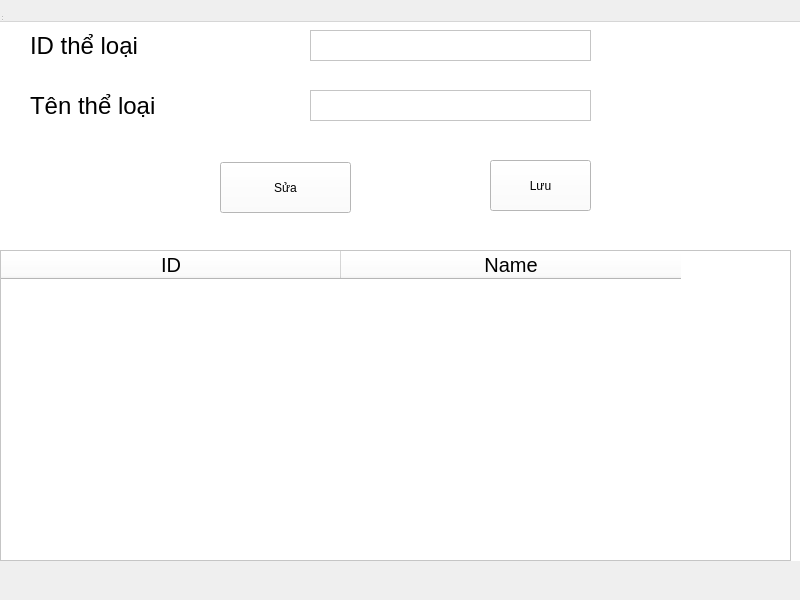
<?xml version="1.0" encoding="UTF-8"?>
<ui version="4.0">
 <class>MainWindow</class>
 <widget class="QWidget" name="Form">
  <property name="windowModality">
   <enum>Qt::NonModal</enum>
  </property>
  <property name="geometry">
   <rect>
    <x>0</x>
    <y>0</y>
    <width>800</width>
    <height>600</height>
   </rect>
  </property>
  <property name="windowTitle">
   <string>MainWindow</string>
  </property>
  <widget class="QWidget" name="centralwidget">
   <widget class="QWidget" name="categoryWidget" native="true">
    <property name="geometry">
     <rect>
      <x>0</x>
      <y>0</y>
      <width>801</width>
      <height>561</height>
     </rect>
    </property>
    <property name="sizePolicy">
     <sizepolicy hsizetype="Expanding" vsizetype="Expanding">
      <horstretch>0</horstretch>
      <verstretch>0</verstretch>
     </sizepolicy>
    </property>
    <property name="minimumSize">
     <size>
      <width>801</width>
      <height>331</height>
     </size>
    </property>
    <property name="maximumSize">
     <size>
      <width>801</width>
      <height>801</height>
     </size>
    </property>
    <property name="styleSheet">
     <string notr="true">background-color: white</string>
    </property>
    <widget class="QPlainTextEdit" name="categoryIdTxt">
     <property name="geometry">
      <rect>
       <x>310</x>
       <y>30</y>
       <width>281</width>
       <height>31</height>
      </rect>
     </property>
    </widget>
    <widget class="QPlainTextEdit" name="categoryNameTxt">
     <property name="geometry">
      <rect>
       <x>310</x>
       <y>90</y>
       <width>281</width>
       <height>31</height>
      </rect>
     </property>
    </widget>
    <widget class="QPushButton" name="updateBtn">
     <property name="geometry">
      <rect>
       <x>220</x>
       <y>162</y>
       <width>131</width>
       <height>51</height>
      </rect>
     </property>
     <property name="cursor">
      <cursorShape>PointingHandCursor</cursorShape>
     </property>
     <property name="text">
      <string>Sửa</string>
     </property>
    </widget>
    <widget class="QPushButton" name="saveBtn">
     <property name="geometry">
      <rect>
       <x>490</x>
       <y>160</y>
       <width>101</width>
       <height>51</height>
      </rect>
     </property>
     <property name="cursor">
      <cursorShape>PointingHandCursor</cursorShape>
     </property>
     <property name="text">
      <string>Lưu</string>
     </property>
    </widget>
    <widget class="QLabel" name="categoryIdLabel">
     <property name="geometry">
      <rect>
       <x>30</x>
       <y>30</y>
       <width>201</width>
       <height>31</height>
      </rect>
     </property>
     <property name="font">
      <font>
       <pointsize>18</pointsize>
      </font>
     </property>
     <property name="text">
      <string>ID thể loại</string>
     </property>
    </widget>
    <widget class="QLabel" name="categoryNameLabel">
     <property name="geometry">
      <rect>
       <x>30</x>
       <y>80</y>
       <width>211</width>
       <height>51</height>
      </rect>
     </property>
     <property name="font">
      <font>
       <pointsize>18</pointsize>
      </font>
     </property>
     <property name="text">
      <string>Tên thể loại</string>
     </property>
    </widget>
    <widget class="QTableWidget" name="tableWidget">
     <property name="geometry">
      <rect>
       <x>0</x>
       <y>250</y>
       <width>791</width>
       <height>311</height>
      </rect>
     </property>
     <property name="gridStyle">
      <enum>Qt::SolidLine</enum>
     </property>
     <property name="rowCount">
      <number>0</number>
     </property>
     <attribute name="horizontalHeaderDefaultSectionSize">
      <number>340</number>
     </attribute>
     <column>
      <property name="text">
       <string>ID</string>
      </property>
      <property name="font">
       <font>
        <pointsize>15</pointsize>
       </font>
      </property>
      <property name="textAlignment">
       <set>AlignCenter</set>
      </property>
      <property name="background">
       <color>
        <red>141</red>
        <green>140</green>
        <blue>135</blue>
       </color>
      </property>
     </column>
     <column>
      <property name="text">
       <string>Name</string>
      </property>
      <property name="font">
       <font>
        <pointsize>15</pointsize>
       </font>
      </property>
      <property name="textAlignment">
       <set>AlignCenter</set>
      </property>
      <property name="background">
       <color>
        <red>141</red>
        <green>140</green>
        <blue>135</blue>
       </color>
      </property>
     </column>
    </widget>
   </widget>
  </widget>
  <widget class="QMenuBar" name="menubar">
   <property name="geometry">
    <rect>
     <x>0</x>
     <y>0</y>
     <width>800</width>
     <height>22</height>
    </rect>
   </property>
  </widget>
  <widget class="QStatusBar" name="statusbar"/>
 </widget>
 <resources/>
 <connections/>
</ui>
